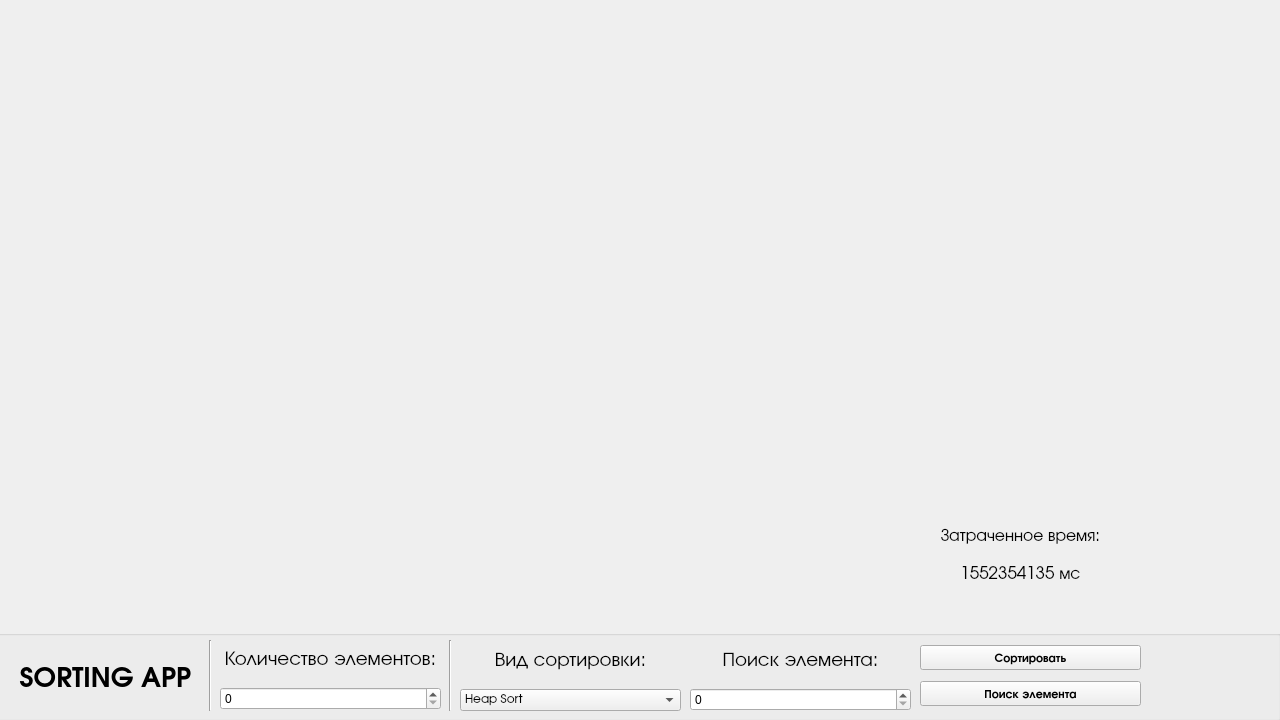
<?xml version="1.0" encoding="UTF-8"?>
<ui version="4.0">
 <class>MainWindow</class>
 <widget class="QMainWindow" name="MainWindow">
  <property name="geometry">
   <rect>
    <x>0</x>
    <y>0</y>
    <width>1280</width>
    <height>720</height>
   </rect>
  </property>
  <property name="minimumSize">
   <size>
    <width>1280</width>
    <height>720</height>
   </size>
  </property>
  <property name="maximumSize">
   <size>
    <width>1280</width>
    <height>720</height>
   </size>
  </property>
  <property name="windowTitle">
   <string>Sorting App</string>
  </property>
  <property name="windowIcon">
   <iconset theme="appointment-new">
    <normaloff>.</normaloff>.</iconset>
  </property>
  <widget class="QWidget" name="centralwidget">
   <widget class="QGroupBox" name="groupBox">
    <property name="geometry">
     <rect>
      <x>-10</x>
      <y>630</y>
      <width>1291</width>
      <height>91</height>
     </rect>
    </property>
    <property name="title">
     <string/>
    </property>
    <widget class="QLabel" name="label">
     <property name="geometry">
      <rect>
       <x>15</x>
       <y>20</y>
       <width>201</width>
       <height>51</height>
      </rect>
     </property>
     <property name="font">
      <font>
       <family>URW Gothic</family>
       <pointsize>20</pointsize>
       <bold>true</bold>
      </font>
     </property>
     <property name="frameShadow">
      <enum>QFrame::Plain</enum>
     </property>
     <property name="lineWidth">
      <number>5</number>
     </property>
     <property name="midLineWidth">
      <number>0</number>
     </property>
     <property name="text">
      <string>SORTING APP</string>
     </property>
     <property name="alignment">
      <set>Qt::AlignCenter</set>
     </property>
    </widget>
    <widget class="Line" name="line">
     <property name="geometry">
      <rect>
       <x>210</x>
       <y>10</y>
       <width>20</width>
       <height>71</height>
      </rect>
     </property>
     <property name="orientation">
      <enum>Qt::Vertical</enum>
     </property>
    </widget>
    <widget class="QWidget" name="verticalLayoutWidget">
     <property name="geometry">
      <rect>
       <x>230</x>
       <y>9</y>
       <width>221</width>
       <height>71</height>
      </rect>
     </property>
     <layout class="QVBoxLayout" name="verticalLayout">
      <item>
       <widget class="QLabel" name="label_2">
        <property name="font">
         <font>
          <family>URW Gothic</family>
          <pointsize>15</pointsize>
          <bold>false</bold>
         </font>
        </property>
        <property name="frameShadow">
         <enum>QFrame::Plain</enum>
        </property>
        <property name="lineWidth">
         <number>5</number>
        </property>
        <property name="midLineWidth">
         <number>0</number>
        </property>
        <property name="text">
         <string>Количество элементов:</string>
        </property>
        <property name="alignment">
         <set>Qt::AlignCenter</set>
        </property>
       </widget>
      </item>
      <item>
       <widget class="QSpinBox" name="spinBox"/>
      </item>
     </layout>
    </widget>
    <widget class="QWidget" name="verticalLayoutWidget_2">
     <property name="geometry">
      <rect>
       <x>470</x>
       <y>10</y>
       <width>221</width>
       <height>71</height>
      </rect>
     </property>
     <layout class="QVBoxLayout" name="verticalLayout_2">
      <item>
       <widget class="QLabel" name="label_3">
        <property name="font">
         <font>
          <family>URW Gothic</family>
          <pointsize>15</pointsize>
          <bold>false</bold>
         </font>
        </property>
        <property name="frameShadow">
         <enum>QFrame::Plain</enum>
        </property>
        <property name="lineWidth">
         <number>5</number>
        </property>
        <property name="midLineWidth">
         <number>0</number>
        </property>
        <property name="text">
         <string>Вид сортировки:</string>
        </property>
        <property name="alignment">
         <set>Qt::AlignCenter</set>
        </property>
       </widget>
      </item>
      <item>
       <widget class="QComboBox" name="comboBox">
        <property name="font">
         <font>
          <family>URW Gothic</family>
          <italic>false</italic>
          <bold>false</bold>
         </font>
        </property>
        <item>
         <property name="text">
          <string>Heap Sort</string>
         </property>
        </item>
        <item>
         <property name="text">
          <string>Quick Sort</string>
         </property>
        </item>
        <item>
         <property name="text">
          <string>Merge Sort</string>
         </property>
        </item>
       </widget>
      </item>
     </layout>
    </widget>
    <widget class="Line" name="line_2">
     <property name="geometry">
      <rect>
       <x>450</x>
       <y>10</y>
       <width>20</width>
       <height>71</height>
      </rect>
     </property>
     <property name="orientation">
      <enum>Qt::Vertical</enum>
     </property>
    </widget>
    <widget class="QWidget" name="verticalLayoutWidget_3">
     <property name="geometry">
      <rect>
       <x>700</x>
       <y>10</y>
       <width>221</width>
       <height>71</height>
      </rect>
     </property>
     <layout class="QVBoxLayout" name="verticalLayout_3">
      <item>
       <widget class="QLabel" name="label_4">
        <property name="font">
         <font>
          <family>URW Gothic</family>
          <pointsize>15</pointsize>
          <bold>false</bold>
         </font>
        </property>
        <property name="frameShadow">
         <enum>QFrame::Plain</enum>
        </property>
        <property name="lineWidth">
         <number>5</number>
        </property>
        <property name="midLineWidth">
         <number>0</number>
        </property>
        <property name="text">
         <string>Поиск элемента:</string>
        </property>
        <property name="alignment">
         <set>Qt::AlignCenter</set>
        </property>
       </widget>
      </item>
      <item>
       <widget class="QSpinBox" name="spinBox_2"/>
      </item>
     </layout>
    </widget>
    <widget class="QWidget" name="verticalLayoutWidget_4">
     <property name="geometry">
      <rect>
       <x>930</x>
       <y>10</y>
       <width>221</width>
       <height>71</height>
      </rect>
     </property>
     <layout class="QVBoxLayout" name="verticalLayout_4">
      <item>
       <widget class="QPushButton" name="pushButton">
        <property name="font">
         <font>
          <family>URW Gothic</family>
          <bold>true</bold>
         </font>
        </property>
        <property name="text">
         <string>Сортировать</string>
        </property>
       </widget>
      </item>
      <item>
       <widget class="QPushButton" name="pushButton_2">
        <property name="font">
         <font>
          <family>URW Gothic</family>
          <bold>true</bold>
         </font>
        </property>
        <property name="text">
         <string>Поиск элемента</string>
        </property>
       </widget>
      </item>
     </layout>
    </widget>
   </widget>
   <widget class="QWidget" name="verticalLayoutWidget_5">
    <property name="geometry">
     <rect>
      <x>910</x>
      <y>520</y>
      <width>221</width>
      <height>71</height>
     </rect>
    </property>
    <layout class="QVBoxLayout" name="verticalLayout_5">
     <item>
      <widget class="QLabel" name="label_6">
       <property name="font">
        <font>
         <family>URW Gothic</family>
         <pointsize>13</pointsize>
         <bold>false</bold>
        </font>
       </property>
       <property name="frameShadow">
        <enum>QFrame::Plain</enum>
       </property>
       <property name="lineWidth">
        <number>5</number>
       </property>
       <property name="midLineWidth">
        <number>0</number>
       </property>
       <property name="text">
        <string>Затраченное время:</string>
       </property>
       <property name="alignment">
        <set>Qt::AlignCenter</set>
       </property>
      </widget>
     </item>
     <item>
      <widget class="QLabel" name="label_7">
       <property name="font">
        <font>
         <family>URW Gothic</family>
         <pointsize>13</pointsize>
         <bold>false</bold>
        </font>
       </property>
       <property name="frameShadow">
        <enum>QFrame::Plain</enum>
       </property>
       <property name="lineWidth">
        <number>5</number>
       </property>
       <property name="midLineWidth">
        <number>0</number>
       </property>
       <property name="text">
        <string>1552354135 мс</string>
       </property>
       <property name="alignment">
        <set>Qt::AlignCenter</set>
       </property>
      </widget>
     </item>
    </layout>
   </widget>
   <widget class="QWidget" name="horizontalLayoutWidget">
    <property name="geometry">
     <rect>
      <x>150</x>
      <y>150</y>
      <width>1071</width>
      <height>80</height>
     </rect>
    </property>
    <layout class="QHBoxLayout" name="horizontalLayout"/>
   </widget>
  </widget>
 </widget>
 <resources/>
 <connections/>
</ui>
